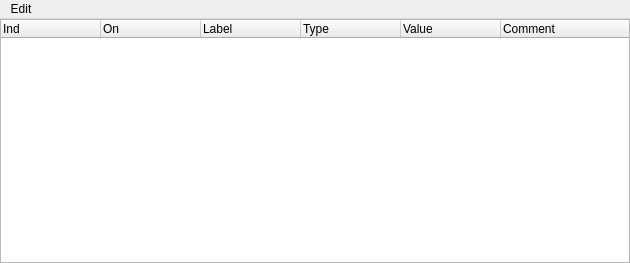
<?xml version="1.0" encoding="UTF-8"?>
<ui version="4.0">
 <class>mwVariables</class>
 <widget class="QMainWindow" name="mwVariables">
  <property name="geometry">
   <rect>
    <x>0</x>
    <y>0</y>
    <width>630</width>
    <height>263</height>
   </rect>
  </property>
  <property name="windowTitle">
   <string>MainWindow</string>
  </property>
  <widget class="QWidget" name="centralwidget">
   <layout class="QGridLayout" name="gridLayout">
    <property name="margin">
     <number>0</number>
    </property>
    <property name="spacing">
     <number>0</number>
    </property>
    <item row="0" column="0">
     <widget class="QTreeWidget" name="twVariables">
      <property name="contextMenuPolicy">
       <enum>Qt::CustomContextMenu</enum>
      </property>
      <property name="selectionMode">
       <enum>QAbstractItemView::ExtendedSelection</enum>
      </property>
      <property name="indentation">
       <number>0</number>
      </property>
      <property name="itemsExpandable">
       <bool>false</bool>
      </property>
      <property name="columnCount">
       <number>6</number>
      </property>
      <column>
       <property name="text">
        <string notr="true">Ind</string>
       </property>
      </column>
      <column>
       <property name="text">
        <string>On</string>
       </property>
      </column>
      <column>
       <property name="text">
        <string>Label</string>
       </property>
      </column>
      <column>
       <property name="text">
        <string>Type</string>
       </property>
      </column>
      <column>
       <property name="text">
        <string>Value</string>
       </property>
      </column>
      <column>
       <property name="text">
        <string>Comment</string>
       </property>
      </column>
     </widget>
    </item>
   </layout>
  </widget>
  <widget class="QMenuBar" name="mbVariables">
   <property name="geometry">
    <rect>
     <x>0</x>
     <y>0</y>
     <width>630</width>
     <height>21</height>
    </rect>
   </property>
   <widget class="QMenu" name="mEdit">
    <property name="title">
     <string>Edit</string>
    </property>
    <addaction name="miAdd"/>
    <addaction name="miDel"/>
    <addaction name="separator"/>
    <addaction name="miCopy"/>
    <addaction name="miCut"/>
    <addaction name="miPaste"/>
    <addaction name="separator"/>
    <addaction name="miMoveUp"/>
    <addaction name="miMoveDn"/>
    <addaction name="separator"/>
    <addaction name="miPush"/>
    <addaction name="miPull"/>
   </widget>
   <addaction name="mEdit"/>
  </widget>
  <action name="miCopy">
   <property name="text">
    <string>Copy</string>
   </property>
  </action>
  <action name="miCut">
   <property name="text">
    <string>Cut</string>
   </property>
  </action>
  <action name="miPaste">
   <property name="text">
    <string>Paste</string>
   </property>
  </action>
  <action name="miMoveUp">
   <property name="text">
    <string>Move Up</string>
   </property>
  </action>
  <action name="miMoveDn">
   <property name="text">
    <string>Move Down</string>
   </property>
  </action>
  <action name="miPush">
   <property name="text">
    <string>Push</string>
   </property>
  </action>
  <action name="miPull">
   <property name="text">
    <string>Pull</string>
   </property>
  </action>
  <action name="miAdd">
   <property name="text">
    <string>Add</string>
   </property>
  </action>
  <action name="miDel">
   <property name="text">
    <string>Delete</string>
   </property>
  </action>
 </widget>
 <resources/>
 <connections/>
</ui>
